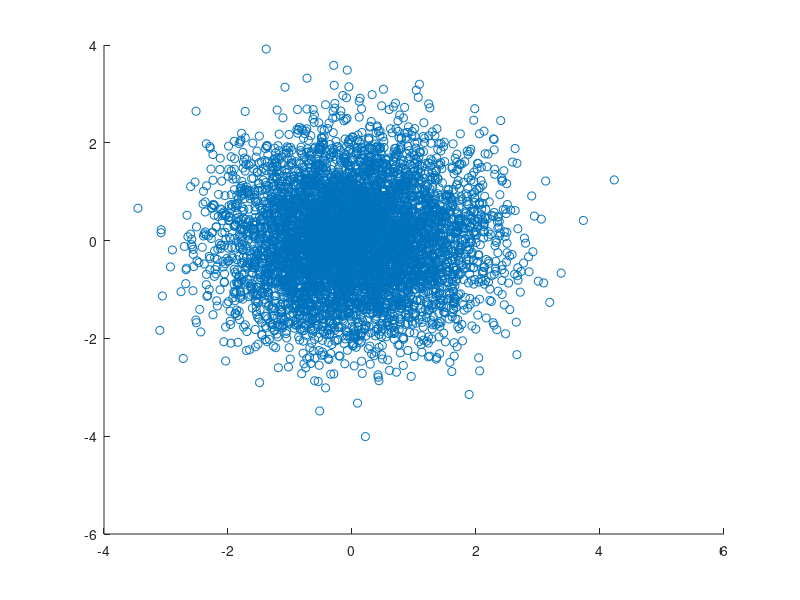

MATLAB code for this plot: (Note: this script raises an error after producing the figure.)
%%  Framework for Generating toy datasets with known variations
%   Behrang Mehrparvar
%   behrang.mehrparvar@gmail.com

%   This code generates a dataset with two normal distributions

%   Please refer to thesis/paper for more details

%  Generate Dataset
setting1.count = 6000;      % number of samples

%   noise
setting1.noise.parameter = 0.0;

mu = [0 0]; 
SIGMA = [1 0; 0 1]; 
X = mvnrnd(mu,SIGMA,setting1.count); 

figure;scatter(X(:,1),X(:,2));

% Save Dataset
filename = 'dataset3.mat';
if(~exist('folder_data'))
    folder_data = '\data\';
end
data_raw = v; data_var = v; setting = setting1;
save(fullfile(pwd,folder_data, filename),'data_raw','data_var','setting');